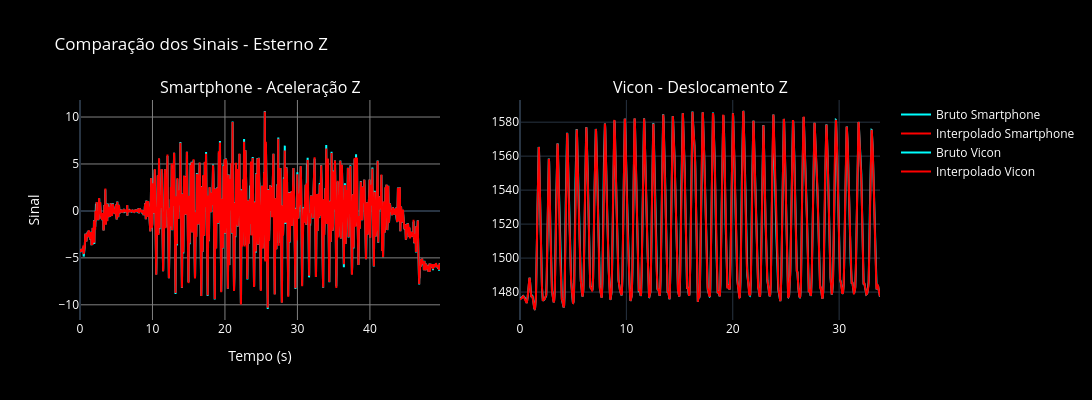

Notebook code cell kept with this figure:
### Code cell
# =====================================================
# 1. Aceleração do Esterno - Smartphone - Interpolação
# =====================================================
Time_sp = df_sp["accelerometerTimestamp_sinceReboot(s)"].values
Signal_sp = df_sp["accelerometerAccelerationY(G)"].values * -9.80665
Signal_sp -= 9.80665
Time_diff_sp = np.diff(Time_sp)
Time_diff_sp = np.insert(Time_diff_sp, 0, 0)
Time_cumsum_sp = np.cumsum(Time_diff_sp)
if not np.all(np.diff(Time_cumsum_sp) > 0):
    unique_indices_sp = np.unique(Time_cumsum_sp, return_index=True)[1]
    Time_cumsum_sp = Time_cumsum_sp[unique_indices_sp]
    Signal_sp = Signal_sp[unique_indices_sp]
    sorted_indices_sp = np.argsort(Time_cumsum_sp)
    Time_cumsum_sp = Time_cumsum_sp[sorted_indices_sp]
    Signal_sp = Signal_sp[sorted_indices_sp]
New_Time_sp = np.arange(Time_cumsum_sp.min(), Time_cumsum_sp.max(), dt)
cs_sp = CubicSpline(Time_cumsum_sp, Signal_sp)
Signal_interpolated_sp = cs_sp(New_Time_sp)

# ========================================
# 2. Deslocamento do Esterno - Vicon - Interpolação
# ========================================
df_vc.columns = ['Frame', 'Time', 'Esterno_X', 'Esterno_Y', 'Esterno_Z', 'C7_X', 'C7_Y', 'C7_Z']
df_vc['Time'] = pd.to_numeric(df_vc['Time'], errors='coerce')
df_vc['Esterno_Z'] = pd.to_numeric(df_vc['Esterno_Z'], errors='coerce')
df_vc.dropna(subset=['Time', 'Esterno_Z'], inplace=True)
Time_vc = df_vc['Time'].to_numpy()
Signal_vc = df_vc['Esterno_Z'].to_numpy()
Time_diff_vc = np.diff(Time_vc)
Time_diff_vc = np.insert(Time_diff_vc, 0, 0)
Time_cumsum_vc = np.cumsum(Time_diff_vc)
if not np.all(np.diff(Time_cumsum_vc) > 0):
    unique_indices_vc = np.unique(Time_cumsum_vc, return_index=True)[1]
    Time_cumsum_vc = Time_cumsum_vc[unique_indices_vc]
    Signal_vc = Signal_vc[unique_indices_vc]
    sorted_indices_vc = np.argsort(Time_cumsum_vc)
    Time_cumsum_vc = Time_cumsum_vc[sorted_indices_vc]
    Signal_vc = Signal_vc[sorted_indices_vc]
New_Time_vc = np.arange(Time_cumsum_vc.min(), Time_cumsum_vc.max(), dt)
cs_linear = interp1d(Time_cumsum_vc, Signal_vc, kind='linear')
Signal_interpolated_vc = cs_linear(New_Time_vc)

# ========================================
# Plotagem lado a lado
# ========================================
fig = make_subplots(rows=1, cols=2, subplot_titles=[
    "Smartphone - Aceleração Z",
    "Vicon - Deslocamento Z"
])

fig.add_trace(go.Scatter(x=Time_cumsum_sp, y=Signal_sp, mode='lines', name='Bruto Smartphone', line=dict(color='cyan')), row=1, col=1)
fig.add_trace(go.Scatter(x=New_Time_sp, y=Signal_interpolated_sp, mode='lines', name='Interpolado Smartphone', line=dict(color='red')), row=1, col=1)

fig.add_trace(go.Scatter(x=Time_cumsum_vc, y=Signal_vc, mode='lines', name='Bruto Vicon', line=dict(color='cyan')), row=1, col=2)
fig.add_trace(go.Scatter(x=New_Time_vc, y=Signal_interpolated_vc, mode='lines', name='Interpolado Vicon', line=dict(color='red')), row=1, col=2)

fig.update_layout(
    title="Comparação dos Sinais - Esterno Z",
    width=1500,
    height=400,
    template="plotly_dark",
    plot_bgcolor='black',
    paper_bgcolor='black',
    font=dict(color='white'),
    xaxis=dict(title='Tempo (s)', showgrid=True, gridcolor='gray'),
    yaxis=dict(title='Sinal', showgrid=True, gridcolor='gray')
)

fig.show()

### Figure 1 — Plotly figure (JSON) as saved in the notebook; plotly's stock layout.template omitted (floating-point values rounded to 4 significant figures; data arrays with more than 128 entries replaced by an {"elided": "..."} marker saying what was removed)
{"data": [{"line": {"color": "cyan"}, "mode": "lines", "name": "Bruto Smartphone", "type": "scatter", "x": {"elided": "3042 float values"}, "xaxis": "x", "y": {"elided": "3042 float values"}, "yaxis": "y"}, {"line": {"color": "red"}, "mode": "lines", "name": "Interpolado Smartphone", "type": "scatter", "x": {"elided": "2981 float values"}, "xaxis": "x", "y": {"elided": "2981 float values"}, "yaxis": "y"}, {"line": {"color": "cyan"}, "mode": "lines", "name": "Bruto Vicon", "type": "scatter", "x": {"elided": "4062 float values"}, "xaxis": "x2", "y": {"elided": "4062 float values"}, "yaxis": "y2"}, {"line": {"color": "red"}, "mode": "lines", "name": "Interpolado Vicon", "type": "scatter", "x": {"elided": "2031 float values"}, "xaxis": "x2", "y": {"elided": "2031 float values"}, "yaxis": "y2"}], "layout": {"annotations": [{"font": {"size": 16}, "showarrow": false, "text": "Smartphone - Aceleração Z", "x": 0.225, "xanchor": "center", "xref": "paper", "y": 1, "yanchor": "bottom", "yref": "paper"}, {"font": {"size": 16}, "showarrow": false, "text": "Vicon - Deslocamento Z", "x": 0.775, "xanchor": "center", "xref": "paper", "y": 1, "yanchor": "bottom", "yref": "paper"}], "font": {"color": "white"}, "height": 400, "paper_bgcolor": "black", "plot_bgcolor": "black", "title": {"text": "Comparação dos Sinais - Esterno Z"}, "width": 1500, "xaxis": {"anchor": "y", "domain": [0, 0.45], "gridcolor": "gray", "showgrid": true, "title": {"text": "Tempo (s)"}}, "xaxis2": {"anchor": "y2", "domain": [0.55, 1]}, "yaxis": {"anchor": "x", "domain": [0, 1], "gridcolor": "gray", "showgrid": true, "title": {"text": "Sinal"}}, "yaxis2": {"anchor": "x2", "domain": [0, 1]}}}
